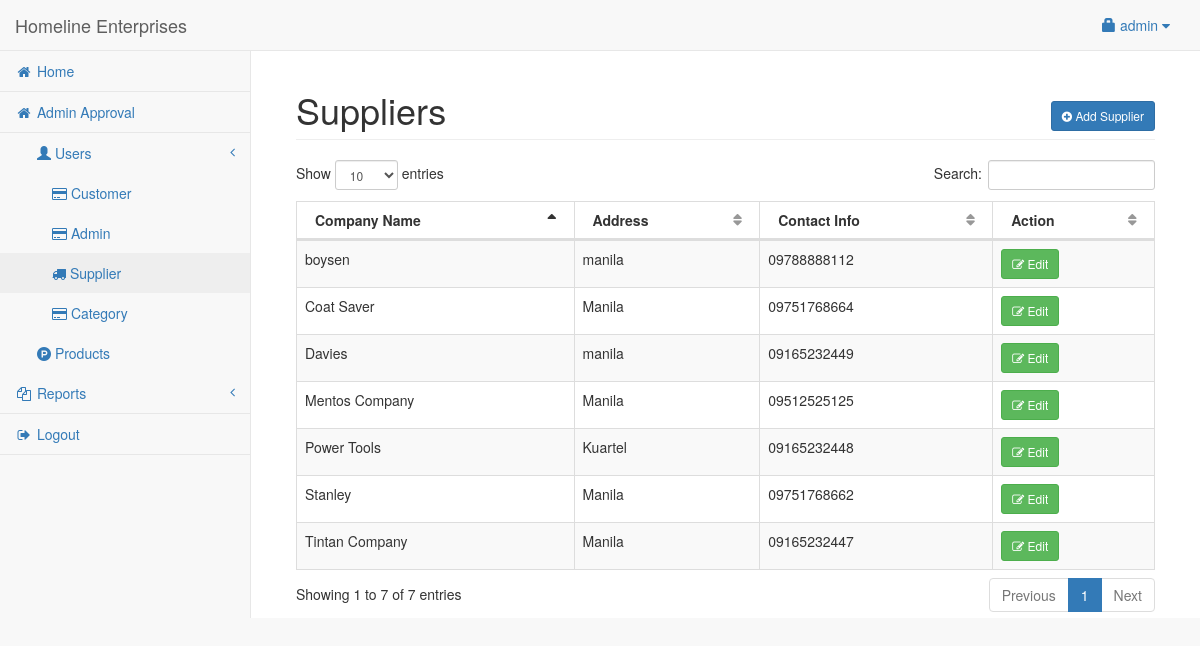
The page /admin/supplier.php (signed in) on the database as committed earlier.
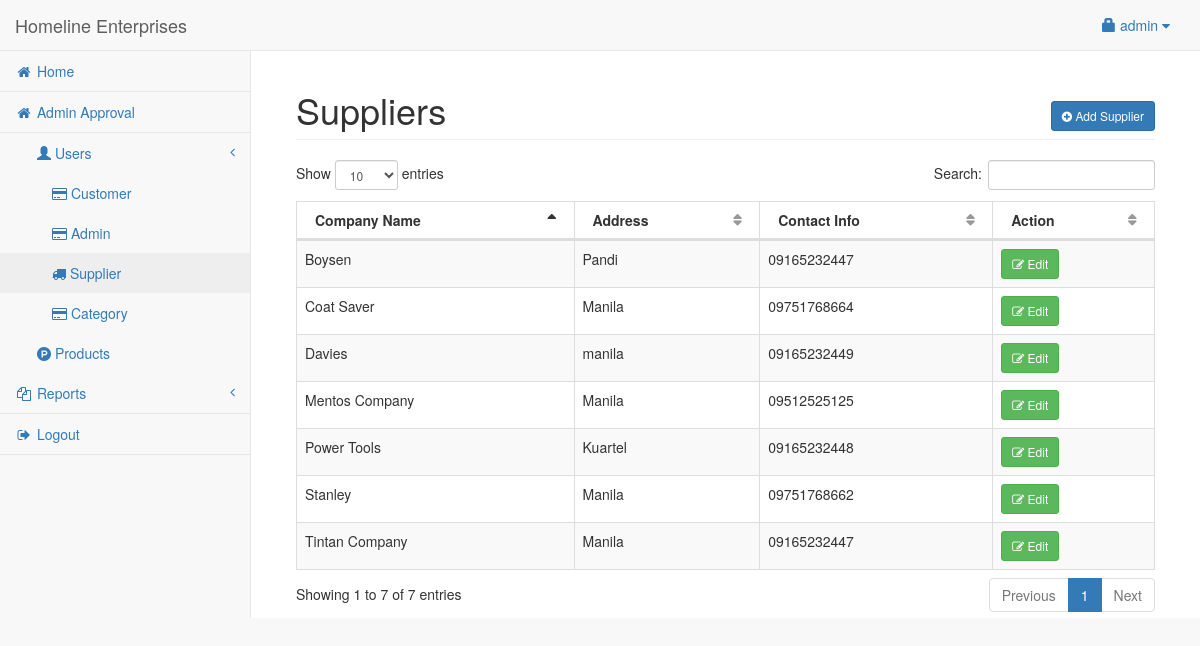
The same page on the database as committed later.
### tables this page shows
CREATE TABLE `supplier` (
  `supplierid` int(11) NOT NULL,
  `company_name` varchar(50) NOT NULL,
  `company_address` varchar(150) NOT NULL,
  `contact` varchar(50) NOT NULL
);

### admin/supplier.php (the view, shortened to what this page needs)
<?php include('header.php'); ?>
<body>
<div id="wrapper">
<?php include('navbar.php'); ?>
<div style="height:50px;"></div>
<div id="page-wrapper">
<div class="container-fluid">
	<div class="row">
        <div class="col-lg-12">
            <h1 class="page-header">Suppliers
				<span class="pull-right">
					<button class="btn btn-primary btn-sm" data-toggle="modal" data-target="#addsupplier"><i class="fa fa-plus-circle"></i> Add Supplier</button>
				</span>
			</h1>
        </div>
    </div>
    <div class="row">
        <div class="col-lg-12">
            <table width="100%" class="table table-striped table-bordered table-hover" id="supTable">
                <thead>
                    <tr>
                        <th>Company Name</th>
						<th>Address</th>
                        <th>Contact Info</th>
						<th>Action</th>
                    </tr>
                </thead>
                <tbody>
				<?php
				$sq=mysqli_query($conn,"select supplierid, company_name,company_address,contact from supplier");
				while($sqrow=mysqli_fetch_array($sq)){
					?>
						<tr>
							<td><?php echo $sqrow['company_name']; ?></td>
							<td><?php echo $sqrow['company_address']; ?></td>
							<td><?php echo $sqrow['contact']; ?></td>
							<td>
								<button class="btn btn-success btn-sm" data-toggle="modal" data-target="#edit_<?php echo $sqrow['supplierid']; ?>"><i class="fa fa-edit"></i> Edit</button>
							</td>
						</tr>
					<?php
					}
				?>
                </tbody>
            </table>
        </div>
    </div>
</div>
</div>
</div>
</body>
</html>

Rows that differ between the two databases and show on the page:
removed supplier: company_name "boysen", company_address "manila", contact "09788888112"
added supplier: company_name "Boysen", company_address "Pandi", contact "09165232447"
